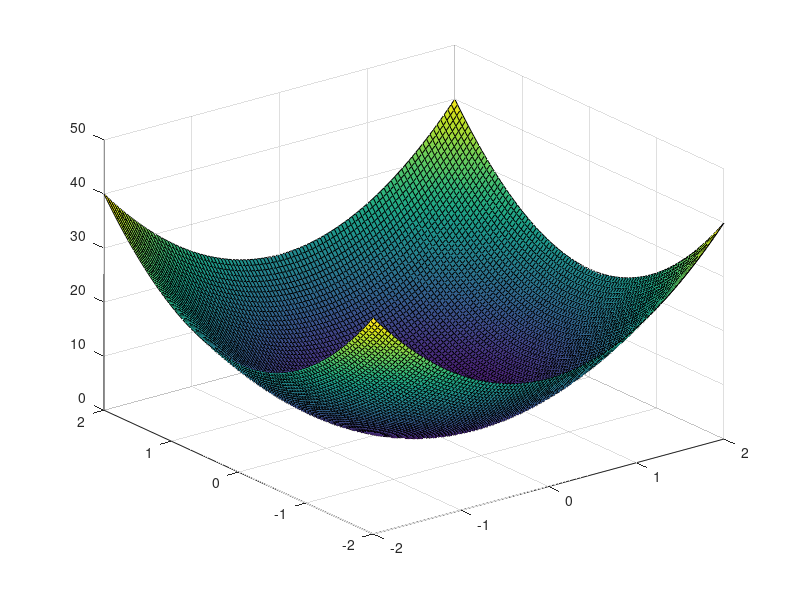

MATLAB code for this plot:
%sa se reprezinte miscarea unui paraboloid pe verticala
%z=0.5*x^2+y^2), x,y in [-2,2]
x=linspace(-2,2,100);
y=x;
[X,Y]=meshgrid(x,y);
Z=0.5*(X.^2+Y.^2);
h=surf(X,Y,Z)
axis([-2 2 -2 2 0 50])
for i=1:0.01:10
set (h,'xdata', X, 'ydata', Y, 'zdata', i*Z)
drawnow
end